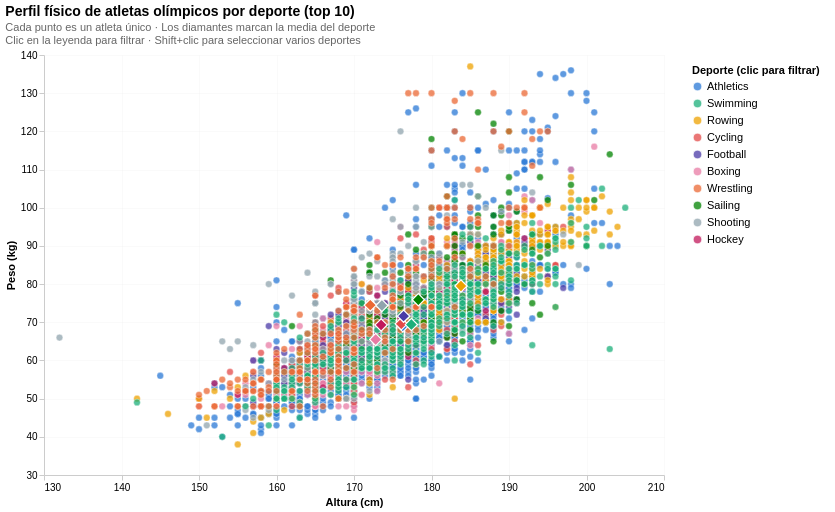

The notebook cell this image was saved under:
### Markdown cell above
---
## 7. Visualización 3 — Altair

**Pregunta:** *¿Existe una relación entre el perfil físico (altura / peso) y el deporte practicado?*

### Code cell
# Visualización 3 — Altair (versión sin vegafusion, muestra estratificada)
# Pregunta: ¿Existe una relación entre el perfil físico (altura/peso) y el deporte practicado?

# ── 1. Preparación de datos ──────────────────────────────────────────────────
df_fisico = df.dropna(subset=["Height", "Weight", "Sport", "Sex"]).copy()

top_deportes = (
    df_fisico.groupby("Sport")["Name"]
    .nunique()
    .nlargest(10)
    .index.tolist()
)
df_top = df_fisico[df_fisico["Sport"].isin(top_deportes)].copy()

df_top["IMC"]       = (df_top["Weight"] / (df_top["Height"] / 100) ** 2).round(1)
df_top["Medallista"] = df_top["Medal"].notna().map({True: "Sí", False: "No"})

# Un atleta único por Name+Sport
df_unico = (
    df_top
    .drop_duplicates(subset=["Name", "Sport"])
    .reset_index(drop=True)
)

# ── 2. Muestra estratificada por deporte (máx 4500 filas, <5000 límite Altair) ──
# Cada deporte aporta filas proporcionales a su tamaño real
# Muestra estratificada — fix para deprecation warning de pandas
df_plot = (
    df_unico
    .groupby("Sport", group_keys=False)[df_unico.columns]  # selección explícita de columnas
    .apply(lambda g: g.sample(
        n=min(len(g), max(1, int(4500 * len(g) / len(df_unico)))),
        random_state=42
    ))
    .reset_index(drop=True)
)

# ── 3. Medias por deporte (para los diamantes de referencia) ─────────────────

medias = (
    df_unico                                  # usamos df_unico completo, no la muestra
    .groupby("Sport")[["Height", "Weight"]]
    .mean()
    .round(1)
    .reset_index()
    .rename(columns={"Height": "mean_h", "Weight": "mean_w"})
)

# ── 4. Selección interactiva ─────────────────────────────────────────────────

seleccion = alt.selection_point(fields=["Sport"], bind="legend")

paleta = alt.Scale(
    domain=top_deportes,
    range=[
        "#2a78d6", "#1baf7a", "#eda100", "#e34948",
        "#4a3aa7", "#e87ba4", "#eb6834", "#008300",
        "#90A4AE", "#C2185B"
    ]
)

# ── 5. Scatter ───────────────────────────────────────────────────────────────

scatter = (
    alt.Chart(df_plot)
    .mark_circle(size=45, stroke="white", strokeWidth=0.5)
    .encode(
        x=alt.X("Height:Q", title="Altura (cm)",
                scale=alt.Scale(zero=False),
                axis=alt.Axis(grid=True, gridOpacity=0.15, tickCount=8)),
        y=alt.Y("Weight:Q", title="Peso (kg)",
                scale=alt.Scale(zero=False),
                axis=alt.Axis(grid=True, gridOpacity=0.15, tickCount=8)),
        color=alt.condition(
            seleccion,
            alt.Color("Sport:N", scale=paleta,
                      legend=alt.Legend(
                          title="Deporte (clic para filtrar)",
                          orient="right",
                          symbolSize=80,
                          labelFontSize=11,
                          titleFontSize=11
                      )),
            alt.value("#e0e0e0")
        ),
        opacity=alt.condition(seleccion, alt.value(0.75), alt.value(0.08)),
        tooltip=[
            alt.Tooltip("Name:N",       title="Atleta"),
            alt.Tooltip("Sport:N",      title="Deporte"),
            alt.Tooltip("Height:Q",     title="Altura (cm)"),
            alt.Tooltip("Weight:Q",     title="Peso (kg)"),
            alt.Tooltip("IMC:Q",        title="IMC"),
            alt.Tooltip("Sex:N",        title="Sexo"),
            alt.Tooltip("Medallista:N", title="Medallista"),
        ]
    )
    .add_params(seleccion)
    .properties(width=620, height=420)
)

# ── 6. Diamantes de media ────────────────────────────────────────────────────

puntos_media = (
    alt.Chart(medias)
    .mark_point(shape="diamond", size=150, filled=True,
                stroke="white", strokeWidth=1.2)
    .encode(
        x="mean_h:Q",
        y="mean_w:Q",
        color=alt.Color("Sport:N", scale=paleta, legend=None),
        opacity=alt.condition(seleccion, alt.value(1.0), alt.value(0.1)),
        tooltip=[
            alt.Tooltip("Sport:N",  title="Deporte"),
            alt.Tooltip("mean_h:Q", title="Altura media (cm)", format=".1f"),
            alt.Tooltip("mean_w:Q", title="Peso medio (kg)",   format=".1f"),
        ]
    )
    .add_params(seleccion)
)

# ── 7. Composición final ─────────────────────────────────────────────────────

chart = (
    (scatter + puntos_media)
    .properties(
        title=alt.TitleParams(
            text="Perfil físico de atletas olímpicos por deporte (top 10)",
            subtitle=[
                "Cada punto es un atleta único · Los diamantes marcan la media del deporte",
                "Clic en la leyenda para filtrar · Shift+clic para seleccionar varios deportes"
            ],
            fontSize=14,
            subtitleFontSize=11,
            subtitleColor="#666666",
            anchor="start"
        )
    )
    .configure_view(strokeWidth=0)
    .configure_axis(
        labelFontSize=10,
        titleFontSize=11,
        domainColor="#cccccc",
        tickColor="#cccccc"
    )
    .configure_legend(padding=10, cornerRadius=4)
)
display(chart)

### Figure 1 — Vega specification as saved in the notebook (floating-point values rounded to 4 significant figures; data arrays with more than 128 entries replaced by an {"elided": "..."} marker saying what was removed)
{"$schema": "https://vega.github.io/schema/vega/v5.json", "data": [{"name": "param_9_store"}, {"name": "source_0", "values": {"elided": "4495 records"}}, {"name": "source_1", "values": [{"Sport": "Athletics", "mean_h": 176.3, "mean_w": 69.1}, {"Sport": "Boxing", "mean_h": 172.8, "mean_w": 65.5}, {"Sport": "Cycling", "mean_h": 176.1, "mean_w": 69.6}, {"Sport": "Football", "mean_h": 176.4, "mean_w": 71.6}, {"Sport": "Hockey", "mean_h": 173.5, "mean_w": 69.3}, {"Sport": "Rowing", "mean_h": 183.8, "mean_w": 79.5}, {"Sport": "Sailing", "mean_h": 178.3, "mean_w": 75.9}, {"Sport": "Shooting", "mean_h": 173.6, "mean_w": 74.4}, {"Sport": "Swimming", "mean_h": 177.4, "mean_w": 69.4}, {"Sport": "Wrestling", "mean_h": 172.1, "mean_w": 74.5}]}], "signals": [{"name": "unit", "value": {}, "on": [{"events": "pointermove", "update": "isTuple(group()) ? group() : unit"}]}, {"name": "param_9_Sport_legend", "value": null, "on": [{"events": [{"source": "view", "markname": "Sport_legend_symbols", "type": "click"}, {"source": "view", "markname": "Sport_legend_labels", "type": "click"}, {"source": "view", "markname": "Sport_legend_entries", "type": "click"}], "update": "isDefined(datum.value) ? datum.value : item().items[0].items[0].datum.value", "force": true}, {"events": [{"source": "view", "type": "click"}], "update": "!event.item || !datum ? null : param_9_Sport_legend", "force": true}]}, {"name": "param_9", "update": "vlSelectionResolve(\"param_9_store\", \"union\", true, true)"}, {"name": "param_9_tuple", "update": "param_9_Sport_legend !== null ? {fields: param_9_tuple_fields, values: [param_9_Sport_legend]} : null"}, {"name": "param_9_tuple_fields", "value": [{"type": "E", "field": "Sport"}]}, {"name": "param_9_toggle", "value": false, "on": [{"events": {"merge": [{"source": "view", "type": "click"}]}, "update": "event.shiftKey"}]}, {"name": "param_9_modify", "on": [{"events": {"signal": "param_9_tuple"}, "update": "modify(\"param_9_store\", param_9_toggle ? null : param_9_tuple, param_9_toggle ? null : true, param_9_toggle ? param_9_tuple : null)"}]}], "marks": [{"type": "symbol", "name": "view_9_marks", "from": {"data": "source_0"}, "encode": {"update": {"shape": {"value": "circle"}, "y": {"field": "Weight", "scale": "y"}, "stroke": {"value": "white"}, "size": {"value": 45}, "tooltip": {"signal": "{\"Atleta\": isValid(datum[\"Name\"]) ? datum[\"Name\"] : \"\"+datum[\"Name\"], \"Deporte\": isValid(datum[\"Sport\"]) ? datum[\"Sport\"] : \"\"+datum[\"Sport\"], \"Altura (cm)\": format(datum[\"Height\"], \"\"), \"Peso (kg)\": format(datum[\"Weight\"], \"\"), \"IMC\": format(datum[\"IMC\"], \"\"), \"Sexo\": isValid(datum[\"Sex\"]) ? datum[\"Sex\"] : \"\"+datum[\"Sex\"], \"Medallista\": isValid(datum[\"Medallista\"]) ? datum[\"Medallista\"] : \"\"+datum[\"Medallista\"]}"}, "fill": [{"field": "Sport", "scale": "color", "test": "!length(data(\"param_9_store\")) || vlSelectionTest(\"param_9_store\", datum)"}, {"value": "#e0e0e0"}], "strokeWidth": {"value": 0.5}, "x": {"field": "Height", "scale": "x"}, "opacity": [{"value": 0.75, "test": "!length(data(\"param_9_store\")) || vlSelectionTest(\"param_9_store\", datum)"}, {"value": 0.08}]}}, "interactive": true, "style": ["circle"]}, {"type": "symbol", "name": "layer_1_marks", "from": {"data": "source_1"}, "encode": {"update": {"size": {"value": 150}, "strokeWidth": {"value": 1.2}, "shape": {"value": "diamond"}, "tooltip": {"signal": "{\"Deporte\": isValid(datum[\"Sport\"]) ? datum[\"Sport\"] : \"\"+datum[\"Sport\"], \"Altura media (cm)\": format(datum[\"mean_h\"], \".1f\"), \"Peso medio (kg)\": format(datum[\"mean_w\"], \".1f\")}"}, "x": {"field": "mean_h", "scale": "x"}, "opacity": [{"value": 1, "test": "!length(data(\"param_9_store\")) || vlSelectionTest(\"param_9_store\", datum)"}, {"value": 0.1}], "fill": {"field": "Sport", "scale": "color"}, "stroke": {"value": "white"}, "y": {"field": "mean_w", "scale": "y"}}}, "style": ["point"], "interactive": true}], "scales": [{"name": "x", "type": "linear", "domain": {"fields": [{"data": "source_0", "field": "Height"}, {"data": "source_1", "field": "mean_h"}]}, "range": [0, {"signal": "width"}], "zero": false, "nice": true}, {"name": "y", "type": "linear", "domain": {"fields": [{"data": "source_0", "field": "Weight"}, {"data": "source_1", "field": "mean_w"}]}, "range": [{"signal": "height"}, 0], "zero": false, "nice": true}, {"name": "color", "type": "ordinal", "domain": ["Athletics", "Swimming", "Rowing", "Cycling", "Football", "Boxing", "Wrestling", "Sailing", "Shooting", "Hockey"], "range": ["#2a78d6", "#1baf7a", "#eda100", "#e34948", "#4a3aa7", "#e87ba4", "#eb6834", "#008300", "#90A4AE", "#C2185B"]}], "axes": [{"scale": "x", "grid": true, "gridScale": "y", "maxExtent": 0, "tickCount": 8, "domain": false, "ticks": false, "aria": false, "minExtent": 0, "orient": "bottom", "gridOpacity": 0.15, "labels": false, "zindex": 0}, {"scale": "y", "grid": true, "ticks": false, "zindex": 0, "aria": false, "tickCount": 8, "domain": false, "maxExtent": 0, "orient": "left", "gridScale": "x", "gridOpacity": 0.15, "minExtent": 0, "labels": false}, {"scale": "x", "grid": false, "title": "Altura (cm)", "tickCount": 8, "orient": "bottom", "labelFlush": true, "labelOverlap": true, "zindex": 0}, {"scale": "y", "title": "Peso (kg)", "grid": false, "orient": "left", "labelOverlap": true, "zindex": 0, "tickCount": 8}], "title": {"text": "Perfil físico de atletas olímpicos por deporte (top 10)", "subtitle": ["Cada punto es un atleta único · Los diamantes marcan la media del deporte", "Clic en la leyenda para filtrar · Shift+clic para seleccionar varios deportes"], "subtitleColor": "#666666", "subtitleFontSize": 11, "anchor": "start", "fontSize": 14}, "legends": [{"labelFontSize": 11, "orient": "right", "symbolSize": 80, "title": "Deporte (clic para filtrar)", "titleFontSize": 11, "fill": "color", "symbolType": "circle", "encode": {"labels": {"name": "Sport_legend_labels", "interactive": true, "update": {"opacity": [{"test": "(!length(data(\"param_9_store\")) || (param_9[\"Sport\"] && indexof(param_9[\"Sport\"], datum.value) >= 0))", "value": 1}, {"value": 0.35}]}}, "symbols": {"name": "Sport_legend_symbols", "interactive": true, "update": {"stroke": {"value": "white"}, "opacity": [{"test": "(!length(data(\"param_9_store\")) || (param_9[\"Sport\"] && indexof(param_9[\"Sport\"], datum.value) >= 0))", "value": 0.75}, {"value": 0.35}]}}, "entries": {"name": "Sport_legend_entries", "interactive": true, "update": {"fill": {"value": "transparent"}}}}}], "config": {"axis": {"domainColor": "#cccccc", "labelFontSize": 10, "tickColor": "#cccccc", "titleFontSize": 11}, "legend": {"cornerRadius": 4, "padding": 10}, "style": {"cell": {"strokeWidth": 0}}}, "padding": 5, "width": 620, "style": "cell", "background": "white", "height": 420}
